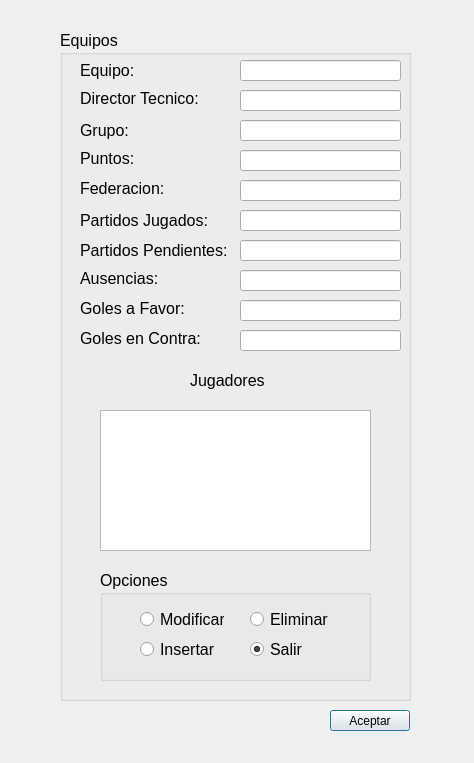
<?xml version="1.0" encoding="UTF-8"?>
<ui version="4.0">
 <class>MantenimientoEqui</class>
 <widget class="QDialog" name="MantenimientoEqui">
  <property name="geometry">
   <rect>
    <x>0</x>
    <y>0</y>
    <width>474</width>
    <height>763</height>
   </rect>
  </property>
  <property name="windowTitle">
   <string>Dialog</string>
  </property>
  <widget class="QGroupBox" name="groupBox">
   <property name="geometry">
    <rect>
     <x>60</x>
     <y>30</y>
     <width>351</width>
     <height>671</height>
    </rect>
   </property>
   <property name="font">
    <font>
     <pointsize>12</pointsize>
    </font>
   </property>
   <property name="title">
    <string>Equipos</string>
   </property>
   <widget class="QLabel" name="lblFederacion">
    <property name="geometry">
     <rect>
      <x>20</x>
      <y>150</y>
      <width>131</width>
      <height>16</height>
     </rect>
    </property>
    <property name="font">
     <font>
      <pointsize>12</pointsize>
     </font>
    </property>
    <property name="text">
     <string>Federacion:</string>
    </property>
   </widget>
   <widget class="QLineEdit" name="letPuntos">
    <property name="geometry">
     <rect>
      <x>180</x>
      <y>120</y>
      <width>161</width>
      <height>21</height>
     </rect>
    </property>
    <property name="font">
     <font>
      <pointsize>12</pointsize>
     </font>
    </property>
   </widget>
   <widget class="QLabel" name="lblDirector">
    <property name="geometry">
     <rect>
      <x>20</x>
      <y>60</y>
      <width>131</width>
      <height>16</height>
     </rect>
    </property>
    <property name="font">
     <font>
      <pointsize>12</pointsize>
     </font>
    </property>
    <property name="text">
     <string>Director Tecnico:</string>
    </property>
   </widget>
   <widget class="QLabel" name="lblPartidosP">
    <property name="geometry">
     <rect>
      <x>20</x>
      <y>210</y>
      <width>151</width>
      <height>21</height>
     </rect>
    </property>
    <property name="font">
     <font>
      <pointsize>12</pointsize>
     </font>
    </property>
    <property name="text">
     <string>Partidos Pendientes:</string>
    </property>
   </widget>
   <widget class="QLabel" name="lblGolesC">
    <property name="geometry">
     <rect>
      <x>20</x>
      <y>300</y>
      <width>131</width>
      <height>16</height>
     </rect>
    </property>
    <property name="font">
     <font>
      <pointsize>12</pointsize>
     </font>
    </property>
    <property name="text">
     <string>Goles en Contra:</string>
    </property>
   </widget>
   <widget class="QLineEdit" name="letAusencias">
    <property name="geometry">
     <rect>
      <x>180</x>
      <y>240</y>
      <width>161</width>
      <height>21</height>
     </rect>
    </property>
    <property name="font">
     <font>
      <pointsize>12</pointsize>
     </font>
    </property>
   </widget>
   <widget class="QLineEdit" name="letGolesF">
    <property name="geometry">
     <rect>
      <x>180</x>
      <y>270</y>
      <width>161</width>
      <height>21</height>
     </rect>
    </property>
    <property name="font">
     <font>
      <pointsize>12</pointsize>
     </font>
    </property>
   </widget>
   <widget class="QLineEdit" name="letPartidosJ">
    <property name="geometry">
     <rect>
      <x>180</x>
      <y>180</y>
      <width>161</width>
      <height>21</height>
     </rect>
    </property>
    <property name="font">
     <font>
      <pointsize>12</pointsize>
     </font>
    </property>
   </widget>
   <widget class="QLabel" name="lblGolesF">
    <property name="geometry">
     <rect>
      <x>20</x>
      <y>270</y>
      <width>131</width>
      <height>16</height>
     </rect>
    </property>
    <property name="font">
     <font>
      <pointsize>12</pointsize>
     </font>
    </property>
    <property name="text">
     <string>Goles a Favor:</string>
    </property>
   </widget>
   <widget class="QLineEdit" name="letDirector">
    <property name="geometry">
     <rect>
      <x>180</x>
      <y>60</y>
      <width>161</width>
      <height>21</height>
     </rect>
    </property>
    <property name="font">
     <font>
      <pointsize>12</pointsize>
     </font>
    </property>
   </widget>
   <widget class="QLineEdit" name="letPartidosP">
    <property name="geometry">
     <rect>
      <x>180</x>
      <y>210</y>
      <width>161</width>
      <height>21</height>
     </rect>
    </property>
    <property name="font">
     <font>
      <pointsize>12</pointsize>
     </font>
    </property>
   </widget>
   <widget class="QLineEdit" name="letFederacion">
    <property name="geometry">
     <rect>
      <x>180</x>
      <y>150</y>
      <width>161</width>
      <height>21</height>
     </rect>
    </property>
    <property name="font">
     <font>
      <pointsize>12</pointsize>
     </font>
    </property>
   </widget>
   <widget class="QLineEdit" name="letGolesC">
    <property name="geometry">
     <rect>
      <x>180</x>
      <y>300</y>
      <width>161</width>
      <height>21</height>
     </rect>
    </property>
    <property name="font">
     <font>
      <pointsize>12</pointsize>
     </font>
    </property>
   </widget>
   <widget class="QLabel" name="lblPuntos">
    <property name="geometry">
     <rect>
      <x>20</x>
      <y>120</y>
      <width>131</width>
      <height>16</height>
     </rect>
    </property>
    <property name="font">
     <font>
      <pointsize>12</pointsize>
     </font>
    </property>
    <property name="text">
     <string>Puntos:</string>
    </property>
   </widget>
   <widget class="QLabel" name="lblGrupo">
    <property name="geometry">
     <rect>
      <x>20</x>
      <y>90</y>
      <width>131</width>
      <height>21</height>
     </rect>
    </property>
    <property name="font">
     <font>
      <pointsize>12</pointsize>
     </font>
    </property>
    <property name="text">
     <string>Grupo:</string>
    </property>
   </widget>
   <widget class="QLabel" name="lblAusencia">
    <property name="geometry">
     <rect>
      <x>20</x>
      <y>240</y>
      <width>131</width>
      <height>16</height>
     </rect>
    </property>
    <property name="font">
     <font>
      <pointsize>12</pointsize>
     </font>
    </property>
    <property name="text">
     <string>Ausencias:</string>
    </property>
   </widget>
   <widget class="QLineEdit" name="letGrupo">
    <property name="geometry">
     <rect>
      <x>180</x>
      <y>90</y>
      <width>161</width>
      <height>21</height>
     </rect>
    </property>
    <property name="font">
     <font>
      <pointsize>12</pointsize>
     </font>
    </property>
   </widget>
   <widget class="QLabel" name="lblPartidosJ">
    <property name="geometry">
     <rect>
      <x>20</x>
      <y>180</y>
      <width>131</width>
      <height>21</height>
     </rect>
    </property>
    <property name="font">
     <font>
      <pointsize>12</pointsize>
     </font>
    </property>
    <property name="text">
     <string>Partidos Jugados:</string>
    </property>
   </widget>
   <widget class="QLabel" name="lblJugadores">
    <property name="geometry">
     <rect>
      <x>130</x>
      <y>340</y>
      <width>81</width>
      <height>21</height>
     </rect>
    </property>
    <property name="font">
     <font>
      <pointsize>12</pointsize>
     </font>
    </property>
    <property name="text">
     <string>Jugadores</string>
    </property>
   </widget>
   <widget class="QTextEdit" name="txtJugadores">
    <property name="geometry">
     <rect>
      <x>40</x>
      <y>380</y>
      <width>271</width>
      <height>141</height>
     </rect>
    </property>
   </widget>
   <widget class="QLabel" name="lblEquipo">
    <property name="geometry">
     <rect>
      <x>20</x>
      <y>30</y>
      <width>131</width>
      <height>21</height>
     </rect>
    </property>
    <property name="font">
     <font>
      <pointsize>12</pointsize>
     </font>
    </property>
    <property name="text">
     <string>Equipo:</string>
    </property>
   </widget>
   <widget class="QLineEdit" name="letEquipo">
    <property name="geometry">
     <rect>
      <x>180</x>
      <y>30</y>
      <width>161</width>
      <height>21</height>
     </rect>
    </property>
    <property name="font">
     <font>
      <pointsize>12</pointsize>
     </font>
    </property>
   </widget>
   <widget class="QGroupBox" name="groupBox_2">
    <property name="geometry">
     <rect>
      <x>40</x>
      <y>540</y>
      <width>271</width>
      <height>111</height>
     </rect>
    </property>
    <property name="title">
     <string>Opciones</string>
    </property>
    <widget class="QRadioButton" name="rdbModificar">
     <property name="geometry">
      <rect>
       <x>40</x>
       <y>40</y>
       <width>84</width>
       <height>19</height>
      </rect>
     </property>
     <property name="text">
      <string>Modificar</string>
     </property>
     <property name="checkable">
      <bool>true</bool>
     </property>
    </widget>
    <widget class="QRadioButton" name="rdbEliminar">
     <property name="geometry">
      <rect>
       <x>150</x>
       <y>40</y>
       <width>84</width>
       <height>19</height>
      </rect>
     </property>
     <property name="text">
      <string>Eliminar</string>
     </property>
    </widget>
    <widget class="QRadioButton" name="rdbInsertar">
     <property name="geometry">
      <rect>
       <x>40</x>
       <y>70</y>
       <width>84</width>
       <height>19</height>
      </rect>
     </property>
     <property name="text">
      <string>Insertar</string>
     </property>
    </widget>
    <widget class="QRadioButton" name="rdbInsertar_2">
     <property name="geometry">
      <rect>
       <x>150</x>
       <y>70</y>
       <width>84</width>
       <height>19</height>
      </rect>
     </property>
     <property name="text">
      <string>Salir</string>
     </property>
     <property name="checked">
      <bool>true</bool>
     </property>
    </widget>
   </widget>
  </widget>
  <widget class="QPushButton" name="pboAceptar">
   <property name="geometry">
    <rect>
     <x>330</x>
     <y>710</y>
     <width>80</width>
     <height>21</height>
    </rect>
   </property>
   <property name="text">
    <string>Aceptar</string>
   </property>
  </widget>
 </widget>
 <resources/>
 <connections>
  <connection>
   <sender>pboAceptar</sender>
   <signal>clicked()</signal>
   <receiver>MantenimientoEqui</receiver>
   <slot>accept()</slot>
   <hints>
    <hint type="sourcelabel">
     <x>369</x>
     <y>720</y>
    </hint>
    <hint type="destinationlabel">
     <x>236</x>
     <y>381</y>
    </hint>
   </hints>
  </connection>
 </connections>
</ui>
